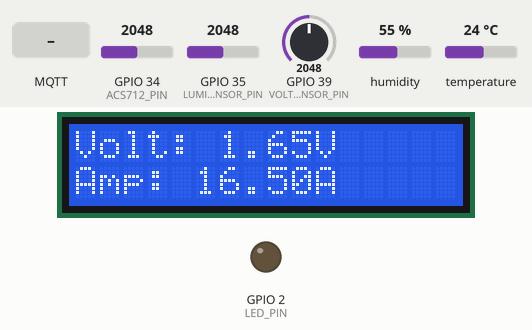
Simulated run of this sketch. Board: ESP32. On the bench: 16×2 character LCD, output pins drawn as LEDs (lit = HIGH). The inputs (shaded band) are chosen by the test bench; at power-on: GPIO 34 (ACS712_PIN) = 2048, humidity 55 %, GPIO 35 (LUMINOSITY_SENSOR_PIN) = 2048, temperature 24 °C, GPIO 39 (VOLTAGE_SENSOR_PIN) = 2048. WiFi joins after 1.5 s; servers stay silent unless stated; no MQTT or app messages arrive unless stated; what the sketch prints to the serial monitor is not drawn.

Above: at 4.7 s.
4.8 s: MQTT message "lampEDGE_GS@on|" arrives on the first subscribed topic
At 6.5 s:
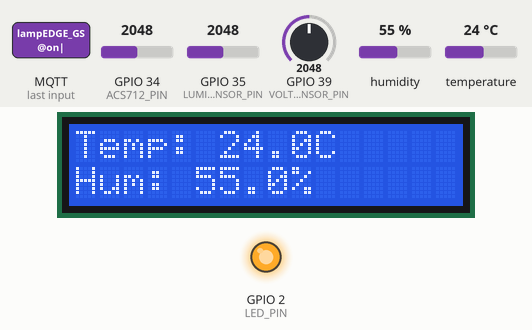
8.6 s: MQTT message "lampEDGE_GS@off|" arrives on the first subscribed topic
At 9.6 s:
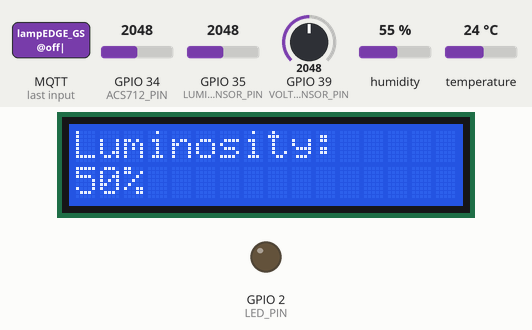
12.4 s: GPIO 34 (ACS712_PIN) set to 2866
At 16.1 s:
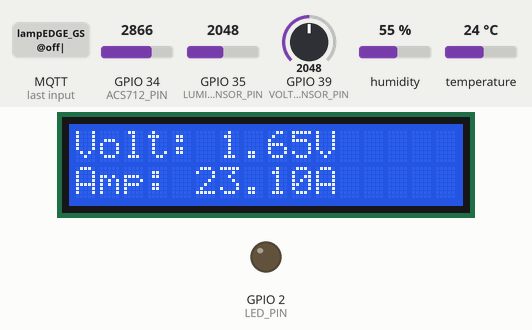
16.2 s: humidity set to 22 %
At 18.9 s:
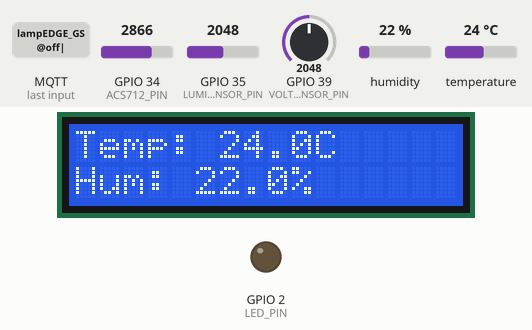
19.5 s: GPIO 35 (LUMINOSITY_SENSOR_PIN) set to 2866
At 20.9 s:
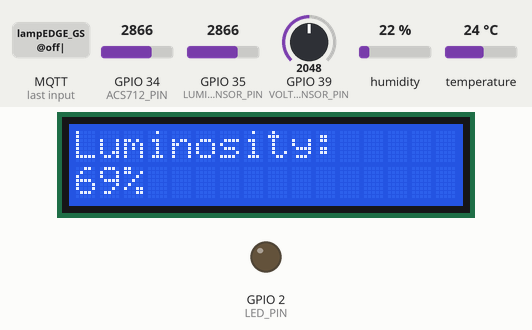
23.3 s: temperature set to 12 °C
At 24.5 s:
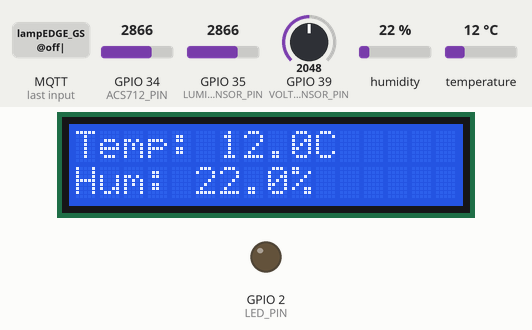
Timing chart, 0 to 26.3 s (numbered marks = the images above; inputs shaded):
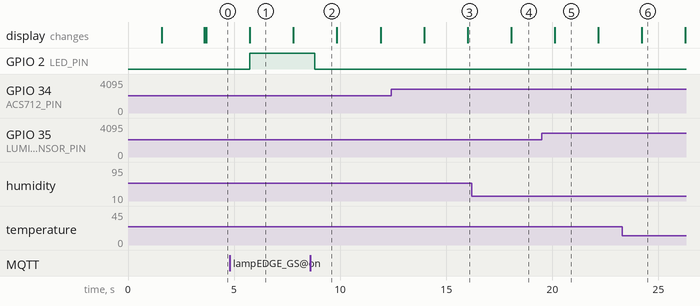

Measured:
- after the input at 4.8 s, GPIO 2 (LED_PIN): LOW → HIGH after 0.95 s
- after the input at 8.6 s, GPIO 2 (LED_PIN): HIGH → LOW after 0.21 s
- after the input at 16.2 s, the display: changes after 1.9 s (image 4)
- what the display in image 1 shows lasts 2.1 s, from 5.7 s to 7.8 s
- what the display in image 5 shows lasts 2.1 s, from 20.1 s to 22.2 s

The sketch:

sketch.ino
```cpp
#include <WiFi.h>          // Include WiFi library
#include <PubSubClient.h>  // Include PubSubClient for MQTT
#include "DHTesp.h"        // Include DHT sensor library
#include <Wire.h>
#include <LiquidCrystal_I2C.h>

// --- Pin Configuration ---
const int DHT_PIN = 15;               // DHT sensor pin
const int VOLTAGE_SENSOR_PIN = 39;    // Voltage sensor pin
const int ACS712_PIN = 34;            // ACS712 current sensor pin
const int LUMINOSITY_SENSOR_PIN = 35; // Luminosity sensor pin
const int LED_PIN = 2;                // LED output pin

// --- WiFi and MQTT Configuration ---
const char* SSID = "Wokwi-GUEST";
const char* PASSWORD = "";
const char* BROKER_MQTT = "191.235.32.167";
const int BROKER_PORT = 1883;
const char* TOPIC_SUBSCRIBE = "/TEF/lampEDGE_GS/cmd";
const char* TOPIC_PUBLISH_STATE = "/TEF/lampEDGE_GS/attrs";
const char* TOPIC_PUBLISH_LUMINOSITY = "/TEF/lampEDGE_GS/attrs/l";
const char* TOPIC_PUBLISH_HUMIDITY = "/TEF/lampEDGE_GS/attrs/h";
const char* TOPIC_PUBLISH_TEMPERATURE = "/TEF/lampEDGE_GS/attrs/t";
const char* TOPIC_PUBLISH_VOLTAGE = "/TEF/lampEDGE_GS/attrs/v";
const char* TOPIC_PUBLISH_CURRENT = "/TEF/lampEDGE_GS/attrs/a";
const char* ID_MQTT = "fiware_EDGE_GS";

// --- LCD Setup ---
LiquidCrystal_I2C lcd(0x27, 16, 2);

// --- Constants for Sensors ---
const float ADC_RESOLUTION = 4095.0; // ADC resolution (12-bit for ESP32)
const float REFERENCE_VOLTAGE = 3.3; // Reference voltage of the ESP32
const float ACS712_SENSITIVITY = 0.1; // Sensitivity in volts per ampere (100 mV/A)

// --- Objects and Variables ---
WiFiClient espClient;
PubSubClient MQTT(espClient);
DHTesp dhtSensor;
char outputState = '0';

// --- Logging ---
unsigned long lastLCDUpdate = 0;
const unsigned long lcdUpdateInterval = 2000; // 2 seconds
int lcdState = 0;

// --- Initialization Functions ---
void initSerial() {
    Serial.begin(115200);
}

void initWiFi() {
    delay(10);
    Serial.println("Connecting to Wi-Fi...");
    WiFi.begin(SSID, PASSWORD);
    while (WiFi.status() != WL_CONNECTED) {
        delay(100);
        Serial.print(".");
    }
    Serial.println("\nConnected to Wi-Fi");
    Serial.print("IP Address: ");
    Serial.println(WiFi.localIP());
}

void initMQTT() {
    MQTT.setServer(BROKER_MQTT, BROKER_PORT);
    MQTT.setCallback(mqttCallback);
}

void initOutput() {
    pinMode(LED_PIN, OUTPUT);
    digitalWrite(LED_PIN, LOW);
}

void initLCD() {
    lcd.init();
    lcd.backlight();
    lcd.setCursor(0, 0);
    lcd.print("Initializing...");
    delay(2000);
    lcd.clear();
}

// --- MQTT Callback ---
void mqttCallback(char* topic, byte* payload, unsigned int length) {
    String msg = "";
    for (int i = 0; i < length; i++) {
        msg += (char)payload[i];
    }
    Serial.print("Message received: ");
    Serial.println(msg);
    if (msg == "lampEDGE_GS@on|") {
        digitalWrite(LED_PIN, HIGH);
        outputState = '1';
    } else if (msg == "lampEDGE_GS@off|") {
        digitalWrite(LED_PIN, LOW);
        outputState = '0';
    }
}

// --- Helper Functions ---
float readVoltage() {
    int sensorValue = analogRead(VOLTAGE_SENSOR_PIN);
    return (sensorValue / ADC_RESOLUTION) * REFERENCE_VOLTAGE;
}

float readCurrent() {
    int sensorValue = analogRead(ACS712_PIN);
    float voltage = (sensorValue / ADC_RESOLUTION) * REFERENCE_VOLTAGE;
    return voltage / ACS712_SENSITIVITY;
}

int readLuminosity() {
    int sensorValue = analogRead(LUMINOSITY_SENSOR_PIN);
    return map(sensorValue, 0, 4095, 0, 100);
}

TempAndHumidity readDHTSensor() {
    return dhtSensor.getTempAndHumidity();
}

void publishToMQTT() {
    TempAndHumidity data = readDHTSensor();
    float voltage = readVoltage();
    float current = readCurrent();
    int luminosity = readLuminosity();

    String stateMsg = outputState == '1' ? "s|on" : "s|off";
    MQTT.publish(TOPIC_PUBLISH_STATE, stateMsg.c_str());
    MQTT.publish(TOPIC_PUBLISH_VOLTAGE, String(voltage, 2).c_str());
    MQTT.publish(TOPIC_PUBLISH_CURRENT, String(current, 2).c_str());
    MQTT.publish(TOPIC_PUBLISH_LUMINOSITY, String(luminosity).c_str());
    MQTT.publish(TOPIC_PUBLISH_HUMIDITY, String(data.humidity, 1).c_str());
    MQTT.publish(TOPIC_PUBLISH_TEMPERATURE, String(data.temperature, 1).c_str());
}

void displayToLCD() {
    if (millis() - lastLCDUpdate >= lcdUpdateInterval) {
        lastLCDUpdate = millis();
        lcd.clear();

        if (lcdState == 0) {
            // Display Voltage and Current
            float voltage = readVoltage();
            float current = readCurrent();
            lcd.setCursor(0, 0);
            lcd.print("Volt: ");
            lcd.print(voltage, 2);
            lcd.print("V");
            lcd.setCursor(0, 1);
            lcd.print("Amp: ");
            lcd.print(current, 2);
            lcd.print("A");
        } else if (lcdState == 1) {
            // Display Temperature and Humidity
            TempAndHumidity data = readDHTSensor();
            lcd.setCursor(0, 0);
            lcd.print("Temp: ");
            lcd.print(data.temperature, 1);
            lcd.print("C");
            lcd.setCursor(0, 1);
            lcd.print("Hum: ");
            lcd.print(data.humidity, 1);
            lcd.print("%");
        } else if (lcdState == 2) {
            // Display Luminosity
            int luminosity = readLuminosity();
            lcd.setCursor(0, 0);
            lcd.print("Luminosity: ");
            lcd.setCursor(0, 1);
            lcd.print(luminosity);
            lcd.print("%");
        }

        // Update state
        lcdState = (lcdState + 1) % 3;
    }
}

// --- Setup ---
void setup() {
    initSerial();
    initWiFi();
    initMQTT();
    initOutput();
    initLCD();
    dhtSensor.setup(DHT_PIN, DHTesp::DHT22);
}

// --- Main Loop ---
void loop() {
    if (!MQTT.connected()) {
        while (!MQTT.connected()) {
            Serial.println("Reconnecting to MQTT...");
            if (MQTT.connect(ID_MQTT)) {
                Serial.println("Connected to MQTT");
                MQTT.subscribe(TOPIC_SUBSCRIBE);
            } else {
                Serial.println("Failed to connect to MQTT, retrying...");
                delay(2000);
            }
        }
    }

    publishToMQTT();
    displayToLCD();

    MQTT.loop();
    delay(1000);
}
```
